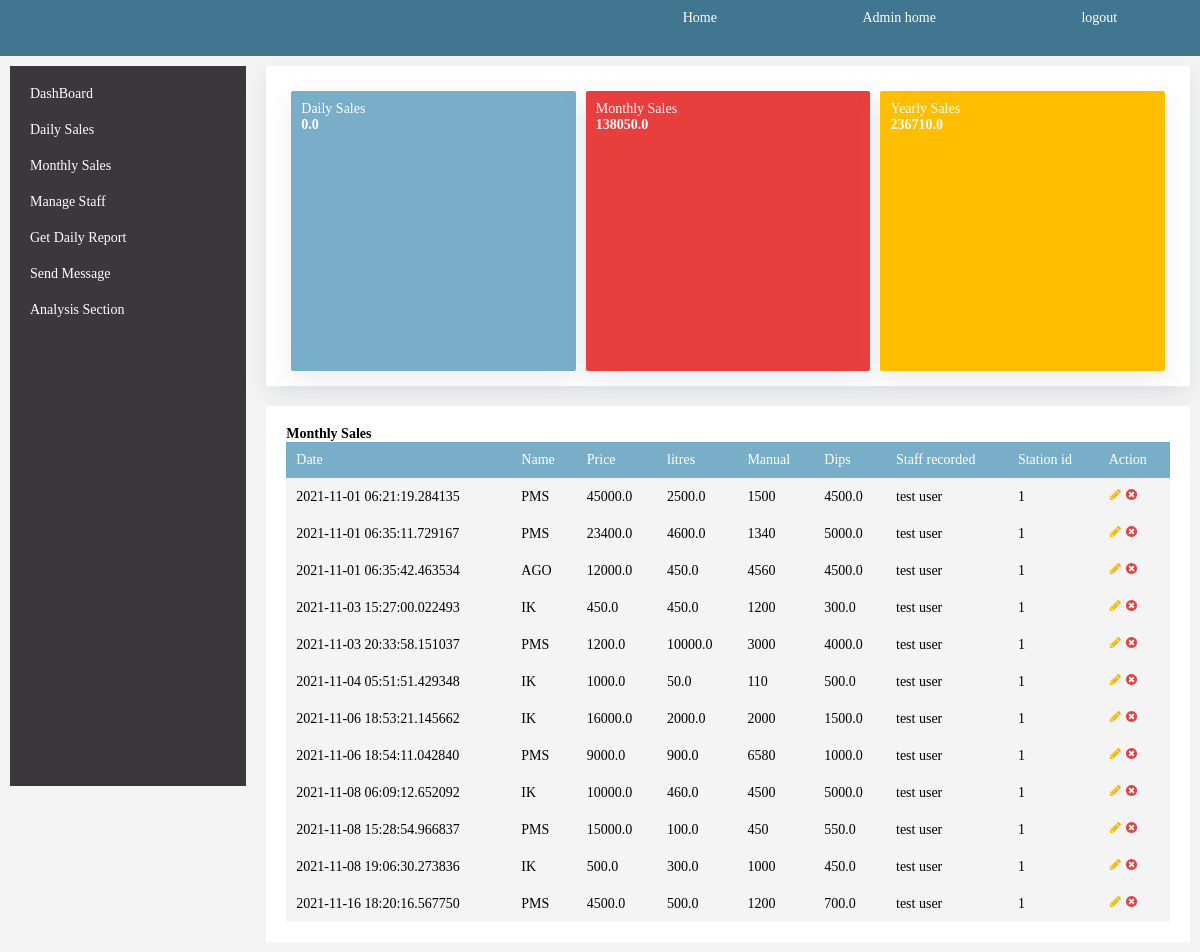
Screenshot of /get/monthly/sales (signed in) with the database file from the repository.
### src/models/__init__.py (models this page shows, shortened)
class DatabaseMixin(object):
	__table_args__ = {'extend_existing': True}

class FuelBaseClass(DatabaseMixin, db.Model):
    id = db.Column(db.Integer, primary_key=True)
    date_recorded = db.Column(db.DateTime, default=datetime.datetime.utcnow)
    sales = db.Column(db.Float, nullable=False)
    dips = db.Column(db.Float, nullable=False)
    litres = db.Column(db.Float, nullable=False)
    manual = db.Column(db.Integer, nullable=False)
    photo = db.Column(db.String(200), nullable=False)
    open_stock = db.Column(db.Boolean, nullable=False, default=False)
    fuel_type = db.Column(db.Integer, db.ForeignKey('fueltypes.id'))
    staff_recorded = db.Column(db.Integer, db.ForeignKey('staff.id'))

class fueltypes(DatabaseMixin, db.Model):
    id = db.Column(db.Integer, primary_key=True)
    fuel_name = db.Column(db.String(200), nullable=False)
    dips_refered = db.relationship('FuelBaseClass', lazy='dynamic', backref='fuel', cascade='all, delete')

class StaffMixin(object):
	__table_args__ = {'extend_existing': True}
	is_login = db.Column(db.Boolean, nullable=False, default=False)

class Staff(StaffMixin, UserMixin, db.Model):
    id = db.Column(db.Integer, primary_key=True)
    staff_name = db.Column(db.String(200), nullable=False)
    staff_id = db.Column(db.Integer, nullable=False)
    password=db.Column(db.String(200), nullable=False)
    is_admin = db.Column(db.Boolean, default=False)
    station_id = db.Column(db.Integer, db.ForeignKey('station.id'))
    return_filed = db.relationship('FuelBaseClass', lazy='dynamic', backref='records', overlaps="dips_refered,fuel")
    @login_manager.user_loader
    def load_user(id):
        return Staff.query.get(int(id))

### src/views/__init__.py (the view)
@user.route('get/monthly/sales')
@admins_only
def monthly_sales():
    now = datetime.datetime.utcnow()
    one_month =now - datetime.timedelta(days=20)
    flbase = FuelBaseClass.query.filter(FuelBaseClass.date_recorded > one_month).all()
    return render_template('monthlysales.html', yeartot=yearsum, yearsum=yearsum['sales'].sum(), monthly_sales=monthlysales['sales'].sum(), flbase=flbase, sales=tdy['sales'].sum(), tdy=tdy)

### src/views/__init__.py (called while the page is built)
def admins_only(func):
    @wraps(func)
    def is_admin(*args, **kwargs):
        if current_user.is_authenticated and current_user.is_admin:
            return func(*args, **kwargs)
        return redirect(url_for('application.home'))
    return is_admin

### src/templates/monthlysales.html (shortened to what this page needs)
{% extends 'admin.html'%}
{% block content %}
<div class="table-section">
	<h4 class="display-4">Monthly Sales</h4>
	<div class="table-1">
		<table>
		<thead>
		<tr>
			<td>Date</td>
			<td>Name</td>
			<td>Price</td>
			<td>litres</td>
			<td>Manual</td>
			<td>Dips</td>
			<td>Staff recorded</td>
			<td>Station id</td>
			<td>Action</td>
		</tr>
		</thead>
		<tbody>
			{% for i in flbase%}
			<tr>
			<td>{{i.date_recorded}}</td>
			<td>{{i.fuel.fuel_name}}</td>
			<td>{{i.sales}}</td>
			<td>{{i.litres}}</td>
			<td>{{i.manual}}</td>
			<td>{{i.dips}}</td>
			<td>{{i.records.staff_name}}</td>
			<td>{{i.records.station_id}}</td>
			<td>
				<a href="{{url_for('application.update_record', id=i.id)}}" id="update"><img src="{{url_for('static', filename='images/icons/change.svg')}}"></a>
				<a href="{{url_for('application.delete_record', id=i.id)}}"><img src="{{url_for('static', filename='images/icons/delete.svg')}}"></a>
			</td>
		</tr>
		{% endfor %}
		</tbody>
		</table>
	</div>
</div>
{% endblock content %}

### src/static/css/main.css (style rules this page uses)
* { font-size: 14px; box-sizing: border-box; margin: 0px; padding: 0px; font-family: times; }
body { height: 100vh; background-color: #f4f4f4; }
.table-section { background-color: white; padding: 20px; margin: 10px; height: auto; }
.mid-section table { height: auto; width: 100%; border-collapse: collapse; }
.mid-section table thead { font-weight: lighter; background-color: #79aec8; color: white; }
.mid-section table tr, td { padding: 10px; }
.mid-section table tbody tr { background-color: #f4f4f4; }

### rows the page displays
FuelBaseClass: date_recorded "2021-11-01 06:21:19.284135", fuel.fuel_name "PMS", sales "45000.0", litres "2500.0", manual "1500", dips "4500.0", records.staff_name "test user", records.station_id "1"
FuelBaseClass: date_recorded "2021-11-01 06:35:11.729167", fuel.fuel_name "PMS", sales "23400.0", litres "4600.0", manual "1340", dips "5000.0", records.staff_name "test user", records.station_id "1"
FuelBaseClass: date_recorded "2021-11-01 06:35:42.463534", fuel.fuel_name "AGO", sales "12000.0", litres "450.0", manual "4560", dips "4500.0", records.staff_name "test user", records.station_id "1"
FuelBaseClass: date_recorded "2021-11-03 15:27:00.022493", fuel.fuel_name "IK", sales "450.0", litres "450.0", manual "1200", dips "300.0", records.staff_name "test user", records.station_id "1"
FuelBaseClass: date_recorded "2021-11-03 20:33:58.151037", fuel.fuel_name "PMS", sales "1200.0", litres "10000.0", manual "3000", dips "4000.0", records.staff_name "test user", records.station_id "1"
FuelBaseClass: date_recorded "2021-11-04 05:51:51.429348", fuel.fuel_name "IK", sales "1000.0", litres "50.0", manual "110", dips "500.0", records.staff_name "test user", records.station_id "1"
FuelBaseClass: date_recorded "2021-11-06 18:53:21.145662", fuel.fuel_name "IK", sales "16000.0", litres "2000.0", manual "2000", dips "1500.0", records.staff_name "test user", records.station_id "1"
FuelBaseClass: date_recorded "2021-11-06 18:54:11.042840", fuel.fuel_name "PMS", sales "9000.0", litres "900.0", manual "6580", dips "1000.0", records.staff_name "test user", records.station_id "1"
FuelBaseClass: date_recorded "2021-11-08 06:09:12.652092", fuel.fuel_name "IK", sales "10000.0", litres "460.0", manual "4500", dips "5000.0", records.staff_name "test user", records.station_id "1"
FuelBaseClass: date_recorded "2021-11-08 15:28:54.966837", fuel.fuel_name "PMS", sales "15000.0", litres "100.0", manual "450", dips "550.0", records.staff_name "test user", records.station_id "1"
FuelBaseClass: date_recorded "2021-11-08 19:06:30.273836", fuel.fuel_name "IK", sales "500.0", litres "300.0", manual "1000", dips "450.0", records.staff_name "test user", records.station_id "1"
FuelBaseClass: date_recorded "2021-11-16 18:20:16.567750", fuel.fuel_name "PMS", sales "4500.0", litres "500.0", manual "1200", dips "700.0", records.staff_name "test user", records.station_id "1"

### other values shown
{{ sales }} "0.0"
{{ monthly_sales }} "138050.0"
{{ yearsum }} "236710.0"
